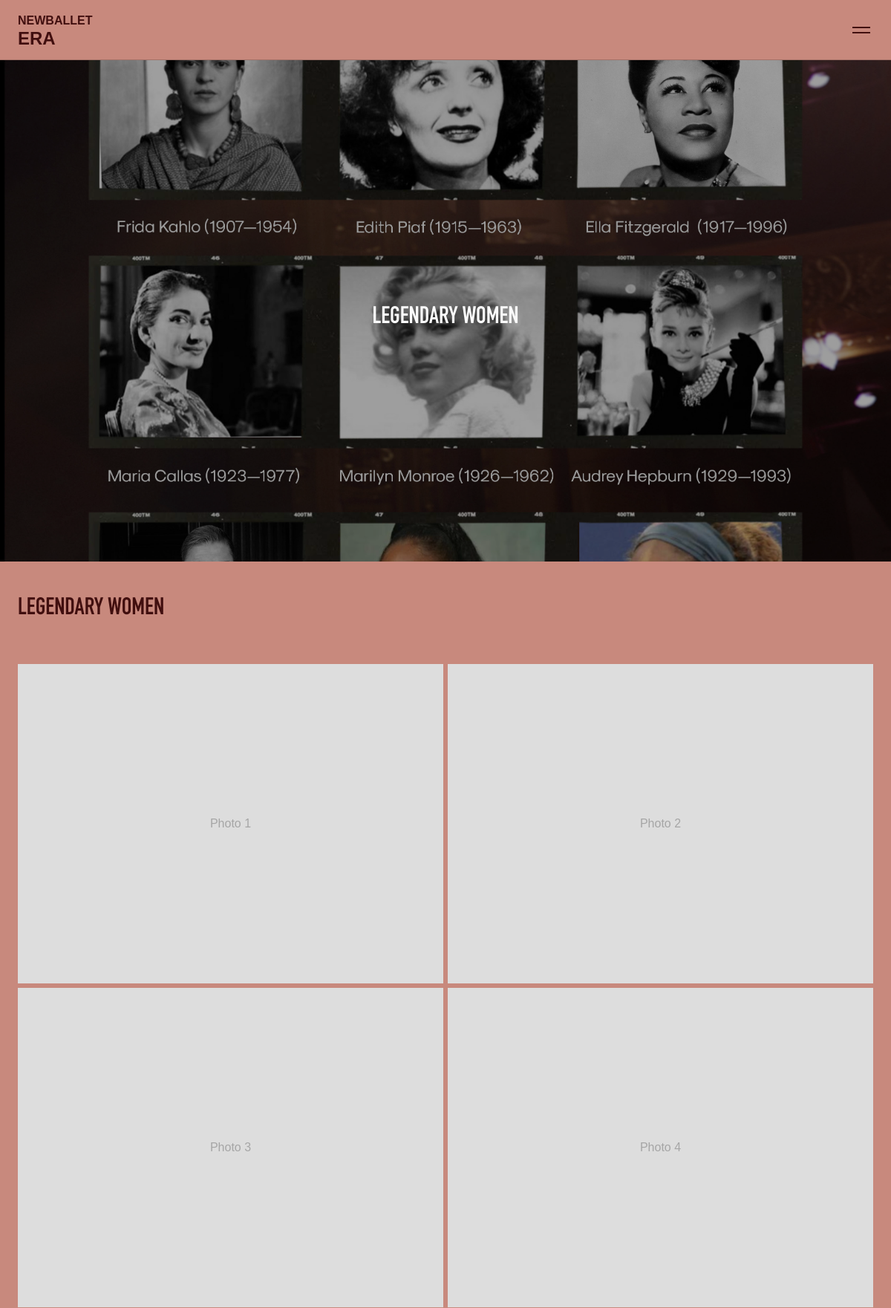
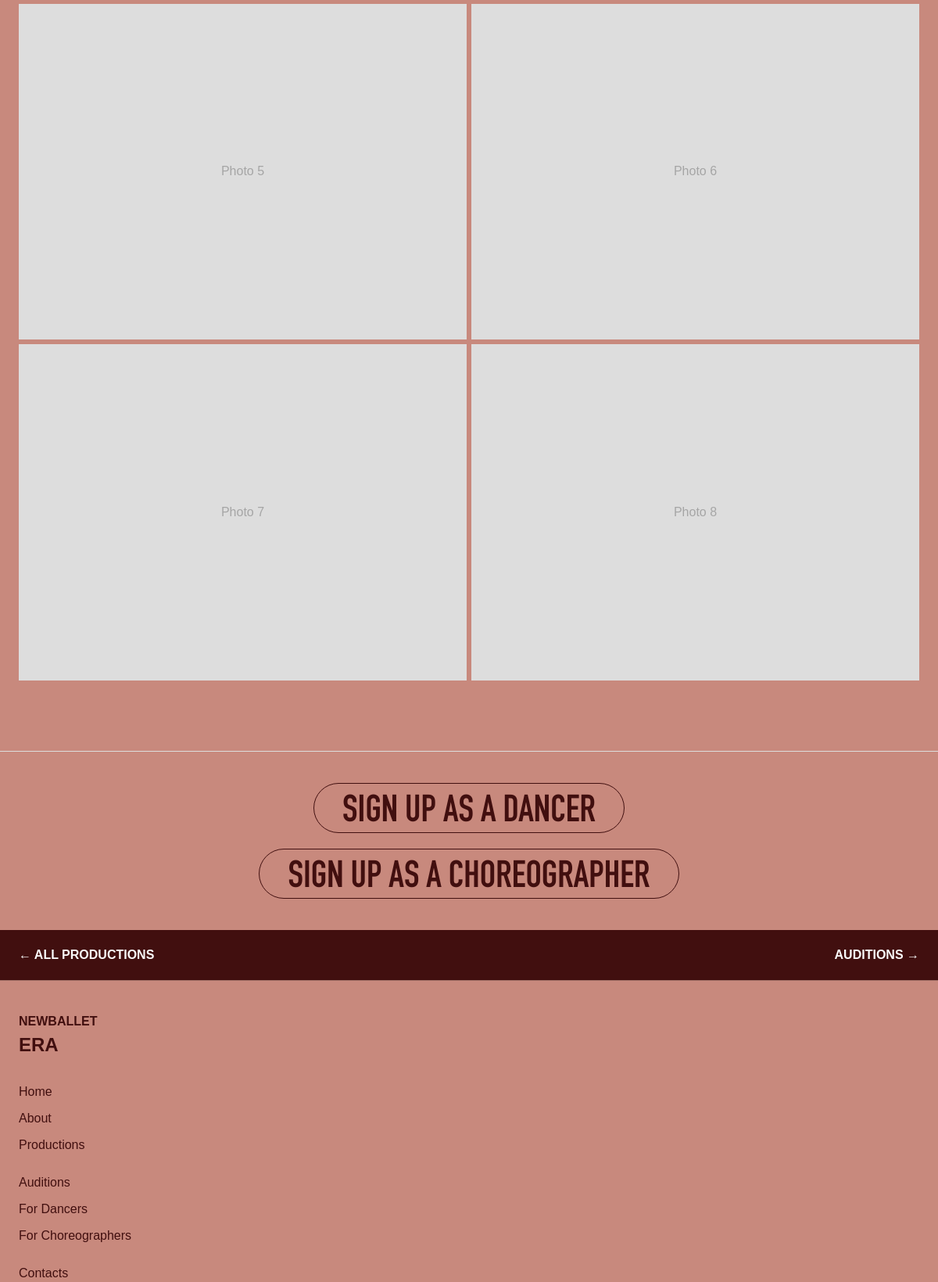
Page /productions/legendary-women (upper part) on the committed database (2 pictures, top to bottom).
### tables this page shows
CREATE TABLE `productions` (
  `id` int(11) NOT NULL,
  `title` varchar(255) NOT NULL,
  `date` date DEFAULT NULL,
  `image_url` varchar(255) NOT NULL,
  `description` text DEFAULT NULL,
  `created_at` timestamp NOT NULL DEFAULT current_timestamp(),
  `slug` varchar(100) DEFAULT NULL,
  `tagline` varchar(255) DEFAULT NULL,
  `gallery_images` text DEFAULT NULL
);

### config/nav.php (called while the page is built, shortened)
<?php
function nav_url(string $path): string {
    $base = defined('BASE_URL') ? BASE_URL : '';
    if ($path === '/') return $base . '/';
    return $base . $path;
}

### pages/production-detail.php (the view, shortened to what this page needs)
<?php
require_once __DIR__ . '/../config/database.php';
$slug = $GLOBALS['production_slug'] ?? '';
$prod = null;
if ($pdo && $slug) {
    $stmt = $pdo->prepare("SELECT * FROM productions WHERE slug = ? LIMIT 1");
    $stmt->execute([$slug]);
    $prod = $stmt->fetch();
}
$gallery = [];
?>
<div class="layout-wrapper">
    <main class="content-wrapper">
        <?php if (!empty($gallery)): ?>
        <div style="position:relative;background:#1a1a1a;">
            <div class="production-grid" style="opacity:0.6;">
                <?php for ($i = 0; $i < 12; $i++):
                    $img = $gallery[$i] ?? null;
                ?>
                <div class="production-grid-cell placeholder">
                    <?php if ($img): ?>
                        <img src="<?= BASE_URL . '/' . htmlspecialchars($img) ?>" alt="">
                    <?php endif; ?>
                </div>
                <?php endfor; ?>
            </div>
            <div class="production-overlay" style="position:absolute;">
                <div class="page-hero-title"><?= htmlspecialchars($prod['title']) ?></div>
            </div>
        </div>
        <?php else: ?>
        <div class="page-hero" style="background-image:url('<?= BASE_URL . '/' . htmlspecialchars($prod['image_url']) ?>');">
            <h2 class="page-hero-title"><?= htmlspecialchars($prod['title']) ?></h2>
        </div>
        <?php endif; ?>
        <div class="detail-content">
            <h2 class="detail-title"><?= htmlspecialchars($prod['title']) ?></h2>
            <div class="photo-gallery">
                <?php for ($i = 0; $i < 8; $i++):
                    $img = $gallery[$i] ?? null;
                ?>
                <div class="gallery-cell">
                    <?php if ($img): ?>
                        <img src="<?= BASE_URL . '/' . htmlspecialchars($img) ?>" alt="Photo <?= $i + 1 ?>">
                    <?php else: ?>
                        Photo <?= $i + 1 ?>
                    <?php endif; ?>
                </div>
                <?php endfor; ?>
            </div>
        </div>
        <div class="detail-cta">
            <a href="<?= nav_url('/dancers') ?>" class="primary-btn">Sign Up as a Dancer</a>
            <a href="<?= nav_url('/choreographers') ?>" class="secondary-btn">Sign Up as a Choreographer</a>
        </div>
        <div class="production-nav">
            <a href="<?= nav_url('/productions') ?>">&larr; All Productions</a>
            <a href="<?= nav_url('/auditions') ?>">Auditions &rarr;</a>
        </div>
    </main>
</div>

### css/main.css (style rules this page uses)
:root { --bg-color: #C8897D; --salmon: #C8897D; --text-primary: #410F0F; --text-secondary: #fafafa; --white: #fafafa; --dark: #1a1a1a; --accent: #C8533A; --border-color: rgba(17, 17, 17, 0.2); --color-special: #F6F8FB; --font-headline: 'DIN Condensed', 'Arial Narrow', Arial, sans-serif; --font-main: 'Diagraph ETC', Helvetica, Arial, sans-serif; --sidebar-width: 300px; --fs-headline: 6rem; --fs-title: 6rem; --fs-subheadline: 4.5rem; --fs-heading: 3rem; --fs-btn: 3rem; --fs-body: 1.5rem; --fs-logo: 1.5rem; --fs-logo-footer: 1.5rem; --fs-nav-mobile: 1.2rem; --fs-nav-mobile-sub: 1rem; --fs-ui: 1rem; --fs-tiny: 1rem; }
* { box-sizing: border-box; margin: 0; padding: 0; font-family: var(--font-main); line-height: 1.5; }
body.brutalist-dark { background-color: var(--bg-color); color: var(--text-primary); font-family: var(--font-main); font-size: var(--fs-ui); display: flex; flex-direction: column; min-height: 100vh; }
.layout-wrapper { display: flex; flex: 1; width: 100%; min-height: 100vh; }
.content-wrapper { flex: 1; display: flex; flex-direction: column; min-width: 0; }
.primary-btn, .secondary-btn { font-family: var(--font-headline); background: transparent; border: 1.5px solid var(--text-primary); padding: 14px 36px; font-size: var(--fs-btn); font-weight: 700; text-transform: uppercase; cursor: pointer; border-radius: 50px; transition: all 0.3s ease; display: inline-flex; align-items: center; text-decoration: none; color: var(--text-primary); line-height: 1; padding-bottom: 0; }
.page-hero { width: 100%; aspect-ratio: 16/9; background-color: #2a2020; background-size: cover; background-position: center; display: flex; flex-direction: column; align-items: center; justify-content: center; position: relative; overflow: hidden; }
.page-hero::after { content: ''; position: absolute; inset: 0; background: rgba(0, 0, 0, 0.38); }
.page-hero-title { position: relative; z-index: 1; color: var(--white); font-size: var(--fs-subheadline); font-weight: 900; text-transform: uppercase; text-align: center; padding: 18px 36px; padding-bottom: 0; font-family: var(--font-headline); }
.detail-content { background: var(--bg-color); padding: 60px 70px; }
.detail-title { font-size: var(--fs-heading); font-weight: 900; text-transform: uppercase; margin-bottom: 30px; font-family: var(--font-headline); padding-bottom: 0; }
.photo-gallery { display: grid; grid-template-columns: repeat(4, 1fr); gap: 6px; margin: 50px 0; }
.gallery-cell { aspect-ratio: 4/3; background: #ddd; display: flex; align-items: center; justify-content: center; color: rgba(0, 0, 0, 0.25); font-size: var(--fs-ui); overflow: hidden; }
.detail-cta { background: var(--bg-color); padding: 50px 70px; display: flex; justify-content: space-around; gap: 20px; flex-wrap: wrap; border-top: 1px solid #ddd; }
.production-nav { background: var(--text-primary); padding: 22px 70px; display: flex; justify-content: space-between; }
.production-nav a { color: var(--white); text-decoration: none; font-size: var(--fs-ui); font-weight: 700; text-transform: uppercase; transition: opacity 0.2s; }
@media (max-width: 1440px) { .layout-wrapper { flex-direction: column; } }
@media (max-width: 1440px) { :root { --fs-headline: var(--fs-btn); --fs-subheadline: 2rem; --fs-title: 2.5rem; --fs-heading: 2rem; } }
@media (max-width: 1440px) { .page-hero-title { font-size: var(--fs-heading); } }
@media (max-width: 1440px) { .content-section, .content-section--alt, .detail-content, .submit-section, .auditions-hub, .contacts-content { padding: 40px 24px; } }
@media (max-width: 1440px) { .photo-gallery { grid-template-columns: repeat(2, 1fr); } }
@media (max-width: 1440px) { .detail-cta { padding: 40px 24px; flex-direction: column; align-items: center; } }
@media (max-width: 1440px) { .production-nav { padding: 20px 24px; } }

### rows in the picture
productions: image_url (picture), title "LEGENDARY WOMEN"

### other values in the picture
$item['label'] "Home"
$item['label'] "About"
$item['label'] "Productions"
$auditions['label'] "Auditions"
$child['label'] "For Dancers"
$child['label'] "For Choreographers"
$contacts['label'] "Contacts"
